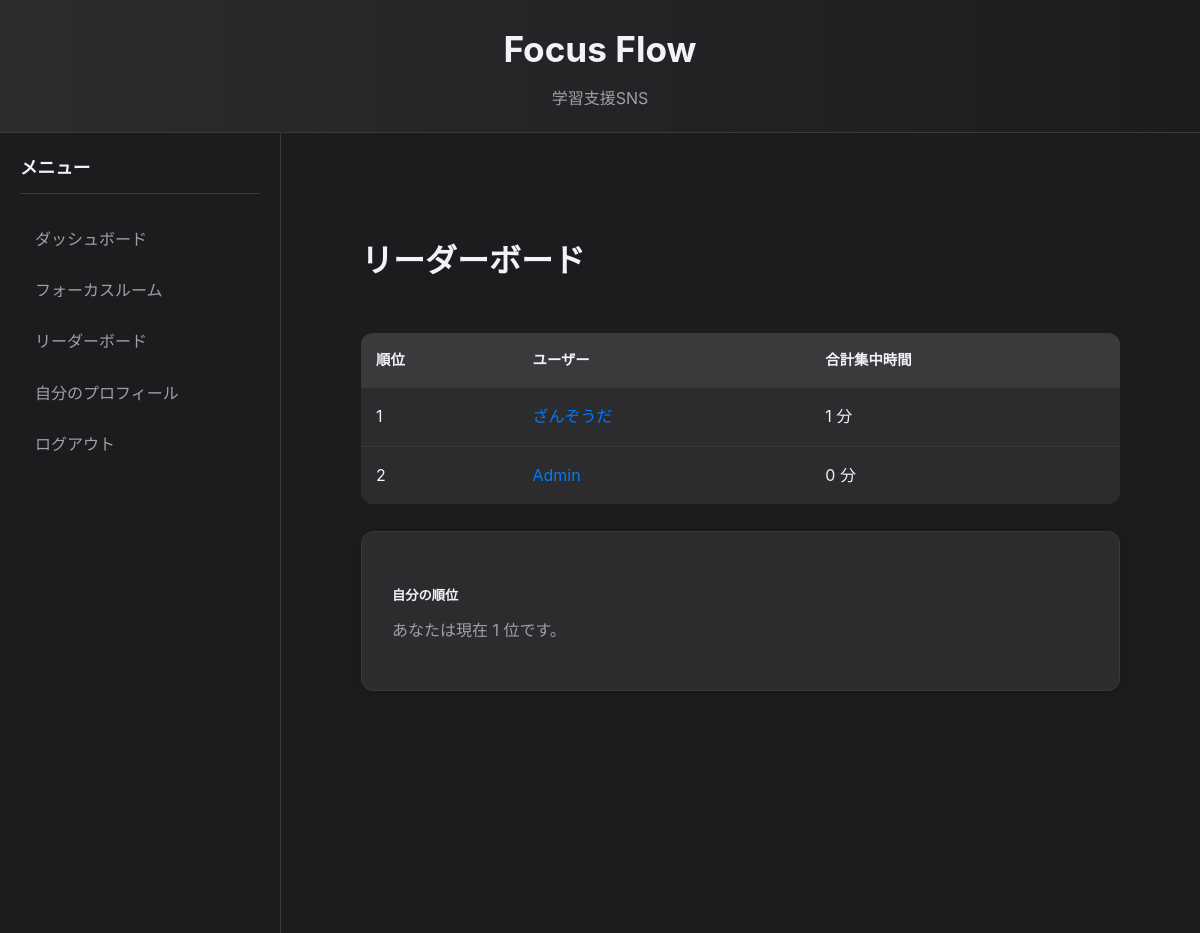
The page /leaderboard (signed in) on the database its author committed.
### app/models.py (models this page shows, shortened)
class User(UserMixin, db.Model):
    id = db.Column(db.Integer, primary_key=True)
    email = db.Column(db.String(100), unique=True, nullable=False)
    username = db.Column(db.String(100), nullable=False)
    password_hash = db.Column(db.String(128))
    sessions = db.relationship('FocusSession', backref='author', lazy=True)
    flow_state_logs = db.relationship('FlowStateLog', backref='user', lazy=True)
    status = db.Column(db.String(50), default='オフライン')
    current_gauge_level = db.Column(db.Integer, default=0)
    followed = db.relationship(
        'User', secondary=followers,
        primaryjoin=(followers.c.follower_id == id),
        secondaryjoin=(followers.c.followed_id == id),
        backref=db.backref('followers', lazy='dynamic'), lazy='dynamic')
    created_rooms = db.relationship('FocusRoom', backref='owner', lazy='dynamic')
    joined_rooms = db.relationship('FocusRoom', secondary='room_participants', lazy='dynamic',
                                   backref=db.backref('participants', lazy='dynamic'))
    @property
    def total_focus_time(self):
        return db.session.query(db.func.sum(FocusSession.duration_minutes)).filter(FocusSession.user_id == self.id).scalar() or 0

### app/routes.py (the view)
@main.route('/leaderboard')
@login_required
def leaderboard():
    users = User.query.all()
    users.sort(key=lambda x: x.total_focus_time, reverse=True)
    try:
        user_rank = users.index(current_user) + 1
    except ValueError:
        user_rank = None
    return render_template('leaderboard.html', users=users, user_rank=user_rank)

### app/__init__.py (called while the page is built)
def create_app():
    app = Flask(__name__)
    app.config['SECRET_KEY'] = 'your_secret_key'
    app.config['SQLALCHEMY_DATABASE_URI'] = 'sqlite:///db.sqlite'
    app.config['SQLALCHEMY_TRACK_MODIFICATIONS'] = False
    db.init_app(app)
    login_manager.init_app(app)
    socketio.init_app(app)
    from .models import User
    @login_manager.user_loader
    def load_user(user_id):
        return User.query.get(int(user_id))
    from .routes import main as main_blueprint
    app.register_blueprint(main_blueprint)
    from . import events # events.py をインポート
    with app.app_context():
        db.create_all()
    return app

### app/routes.py (called while the page is built)
@main.before_app_request
def before_request():
    if not current_user.is_authenticated and request.endpoint and 'static' not in request.endpoint and request.endpoint != 'main.login' and request.endpoint != 'main.register':
        return redirect(url_for('main.login'))

### app/templates/leaderboard.html (shortened to what this page needs)
{% extends "base.html" %}
{% block content %}
<div class="container">
    <h1 class="my-4">リーダーボード</h1>
    <div class="table-responsive">
        <table class="table">
            <thead>
                <tr>
                    <th>順位</th>
                    <th>ユーザー</th>
                    <th>合計集中時間</th>
                </tr>
            </thead>
            <tbody>
                {% for user in users %}
                <tr>
                    <td>{{ loop.index }}</td>
                    <td><a href="{{ url_for('main.user', username=user.username) }}">{{ user.username }}</a></td>
                    <td>{{ user.total_focus_time }} 分</td>
                </tr>
                {% else %}
                <tr>
                    <td colspan="3">まだデータがありません。</td>
                </tr>
                {% endfor %}
            </tbody>
        </table>
    </div>
    <br>
    {% if user_rank %}
    <div class="card mt-5">
        <div class="card-body">
            <h5 class="card-title">自分の順位</h5>
            <p class="card-text">あなたは現在 {{ user_rank }} 位です。</p>
        </div>
    </div>
    {% endif %}
</div>
{% endblock %}

### app/static/css/style.css (style rules this page uses)
:root { --primary-color: #007aff; --background-color: #1c1c1e; --card-bg-color: #2c2c2e; --text-color: #f2f2f7; --text-secondary-color: #a0a0a5; --border-color: #38383a; --shadow-color: rgba(0, 0, 0, 0.2); --border-radius: 12px; --font-family: -apple-system, BlinkMacSystemFont, 'Segoe UI', Roboto, 'Helvetica Neue', Arial, 'Hiragino Kaku Gothic ProN', 'Hiragino Sans', Meiryo, sans-serif; }
body { font-family: var(--font-family); background-color: var(--background-color); color: var(--text-color); margin: 0; line-height: 1.7; -webkit-font-smoothing: antialiased; -moz-osx-font-smoothing: grayscale; }
.container { flex-grow: 1; padding: 40px; max-width: 960px; margin: 0 auto; }
.card { background-color: var(--card-bg-color); border-radius: var(--border-radius); border: 1px solid var(--border-color); box-shadow: 0 2px 8px var(--shadow-color); padding: 30px; margin-bottom: 30px; transition: border-color 0.3s, transform 0.3s; }
h1, h2, h3, h4, h5, h6 { font-weight: 700; margin-bottom: 0.75em; color: var(--text-color); }
p { margin-top: 0; color: var(--text-secondary-color); }
a { color: var(--primary-color); text-decoration: none; transition: color 0.2s; }
.table { width: 100%; border-collapse: collapse; margin-top: 20px; background-color: var(--card-bg-color); border-radius: var(--border-radius); overflow: hidden; }
.table th, .table td { padding: 15px; text-align: left; border-bottom: 1px solid var(--border-color); }
.table th { background-color: #3a3a3c; color: var(--text-color); font-weight: 600; font-size: 0.9rem; text-transform: uppercase; }
.table tbody tr:last-child td { border-bottom: none; }
.table-responsive { overflow-x: auto; -webkit-overflow-scrolling: touch; }

### rows shown on the page
User: username "ざんぞうだ", total_focus_time "1"
User: username "Admin", total_focus_time "0"

### other values the page prints
{{ user_rank }} "1"
